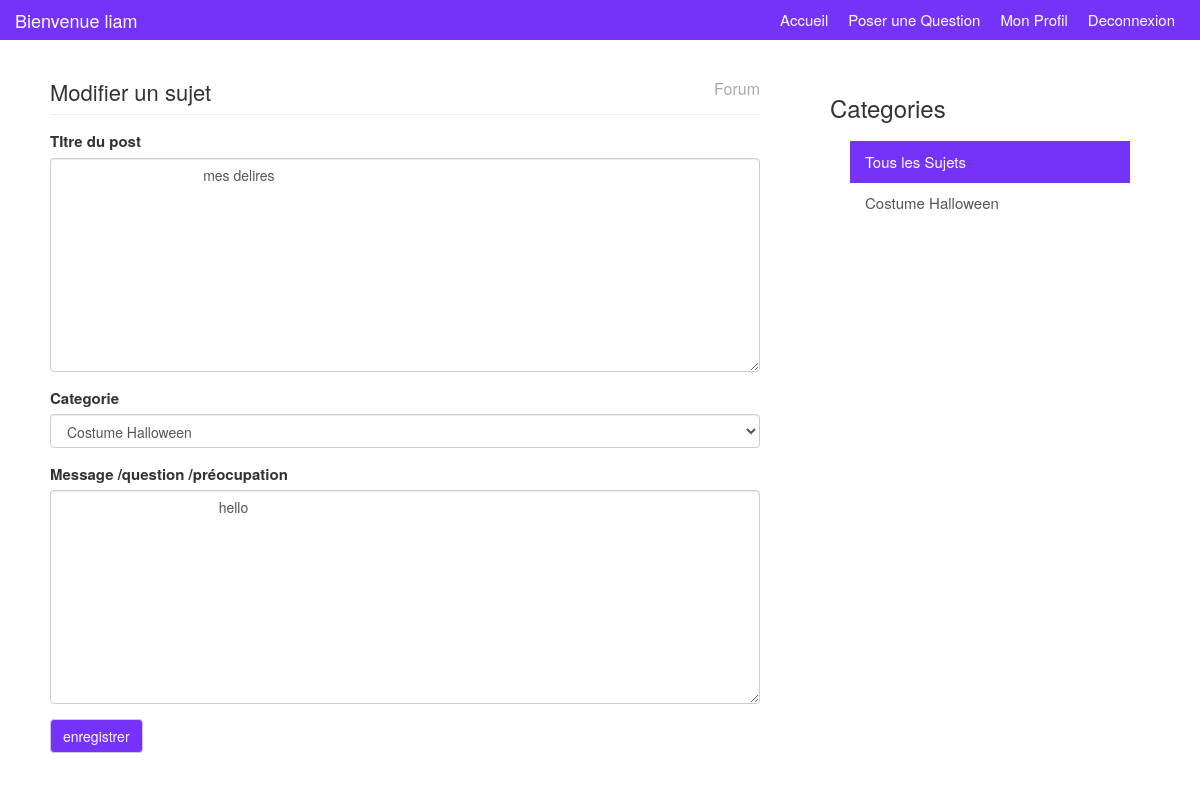
The page /editPost/8 (signed in) on the database its author committed.
### website/models.py (models this page shows)
class Users(models.Model):
    pseudo = models.CharField(max_length=50, unique=True)
    email = models.EmailField()
    password = models.CharField(max_length=100)  # Utilisation de CharField pour le mot de passe
    role = models.CharField(max_length=20, default="User")  # Limiter la longueur du rôle
    avatar = models.ImageField( null=True, blank=True, upload_to='img/')  # Ajout d'un champ pour l'avatar
    activated = models.BooleanField(default=True)  # Par défaut, l'utilisateur n'est pas activé
    birthdate= models.DateField(null=False)
    description= models.TextField(null=False, default='JE suis un membre anonyme du forum')

class PostMessage(models.Model):
    title = models.CharField(max_length=100)  # Augmentation de la longueur du titre
    message = models.TextField()
    posted_date = models.DateTimeField(auto_now_add=True)  # Utilisation de DateTimeField pour la date et l'heure de publication
    closes = models.BooleanField(default=False)  # Par défaut, le message n'est pas clos
    category = models.ForeignKey(Category, on_delete=models.CASCADE)  # Correction du nom du champ Category en minuscules
    user= models.ForeignKey(Users, on_delete= models.CASCADE)
    avatar = models.ImageField(null=True, blank=True, upload_to='img/')  # Ajout d'un champ pour l'avatar

class Category(models.Model):
    title = models.CharField(max_length=100)  # Augmentation de la longueur du titre
    description = models.TextField()
    added_by = models.ForeignKey(Admins, on_delete=models.CASCADE)  # Renommage du champ addedBy en snake_case

### website/views.py (the view, shortened to what this page needs)
# urls.py: path('editPost/<int:id>',views.editPost, name="editPost"),
def editPost(request, id):
      post= PostMessage.objects.get(pk=id)
      category= Category.objects.all()
      post= PostMessage.objects.get(pk=id)
      auth= True
      if not request.session.get('id'):
         auth=False
      me= request.session.get('id')
      id= Users.objects.get(email=request.session.get("email"))
      return render(request, "editpost.html" , context={"category":category,"auth":auth,"id":id, "post":post,"me":me})

### forum/templates/editpost.html (shortened to what this page needs)
{% load static %}
<!DOCTYPE html>
<html lang="en">
  <head>
    <link href="{% static 'css/bootstrap.css' %}" rel="stylesheet"/>
    <link href="{% static 'css/custom.css' %}" rel="stylesheet"/.container>
  </head>
  <body>
	<div class="navbar navbar-inverse navbar-fixed-top" role="navigation">
		<div class="container">
		  <div class="navbar-header">
			<a class="navbar-brand" href="{% url 'accueil'  %}">Bienvenue  {{id.pseudo}}</a>
		  </div>
		  <div class="collapse navbar-collapse">
			<ul class="nav navbar-nav navbar-right ">
			  {% if auth %}
				<li class="active nav-item"><a href="{% url 'accueil'  %}">Accueil</a></li>
				<li><a href="{% url 'addtopic' %}">Poser une Question</a></li>
				<li><a href="{% url 'personalProfile' me %}">Mon Profil</a></li>
				<li><a href="{% url 'logoutUser'  %}">Deconnexion</a></li>
			  {% else %}
				<li><a href="{% url 'login'  %}">Se Connecter</a></li>
				<li><a href="{% url 'create'  %}">Créer un compte</a></li>
				<li><a href="{% url 'loginAdmin'  %}">Connexion Admin </a></li>
				<li class="active nav-item"><a href="{% url 'accueil'  %}">Accueil</a></li>
			  {% endif %}
			</ul>
		  </div>
		</div>
	  </div>
    <div class="container">
		<div class="row">
			<div class="col-md-8">
				<div class="main-col">
					<div class="block">
						<h1 class="pull-left">Modifier  un sujet </h1>
						<h4 class="pull-right"> Forum</h4>
						<div class="clearfix"></div>
						<hr>
						{% if category %}
						<form method="POST" action="{% url 'editPost' id=post.pk %}" enctype="multipart/form-data">
                            <div class="form-group">
                                <label>TItre du post</label>
                                <textarea id="body" rows="10" cols="80" class="form-control" name="title" value={{ post.title }}>
                                    {{ post.title }}
                                </textarea>
                            </div>
							<div class="form-group">
								<label>Categorie</label>
								<select class="form-control" name="category">
                                    <option value={{ post.category.pk }}>{{post.category.title}}</option>
							</select>
							</div>
								<div class="form-group">
									<label>Message /question /préocupation</label>
									<textarea id="body" rows="10" cols="80" class="form-control" name="question" value={{ post.message }}>
                                        {{ post.message }}
                                    </textarea>
								</div>
							<button type="submit" class="color btn btn-default">enregistrer</button>
						</form>
						{% endif %}
					</div>
				</div>
			</div>
			<div class="col-md-4">
				<div id="sidebar">
					<div class="block">
						<h3>Categories
						</h3>
						<div class="list-group block ">
							<a href="#" class="list-group-item active">Tous les Sujets  </a>
							{% if category %}
							{% for cat in category %}
							<a href="{% url 'categorie' id=cat.pk %}" class="list-group-item">{{ cat.title }}</a>
							{% endfor %}
							{% endif %}
						</div>
						</div>
				</div>
			</div>
		</div>
    </div>
  </body>
</html>

### website/static/css/custom.css (style rules this page uses)
body { padding-top: 60px; background-image: url('/static/img/bg.jpg'); background-size: cover; font-size:15px; }
a { color:#5c5b69; }
ul { padding:0; margin:0; list-style:none; }
hr { margin:10px 0 15px 0; }
h3 { margin-bottom:5px; }
.navbar { height:40px !important; background:#7532F9; border:0; margin-bottom:30px; }
.navbar-inverse .navbar-nav > li > a, .navbar-inverse .navbar-brand { color:#fff !important; }
.navbar a:hover,.navbar li.active a { background:none !important; }
.navbar-brand { padding:10px 0 0 0; color:#fff; }
.navbar-nav > li > a { padding:10px 10px 0 10px; }
.block { background:#fff; border-radius:5px; padding: 15px 20px; margin-bottom:20px; }
.main-col { overflow:auto; }
.main-col h1 { font-size:22px; margin:5px 0 0 0; padding:0; }
.main-col h4 { font-size:16px; margin:5px 0 0 0; padding:0; color:#aaa; }
a.list-group-item.active, a.list-group-item.active:hover, a.list-group-item.active:focus { background:rgb(117, 50, 249); border-radius:0; }
.list-group-item { border:0 }
.color { background-color: rgb(117, 50, 249); color: white; }

### rows shown on the page
Users: pseudo "liam"
PostMessage: title "mes delires", category "Costume Halloween", question "hello"
Category: title "Costume Halloween"
